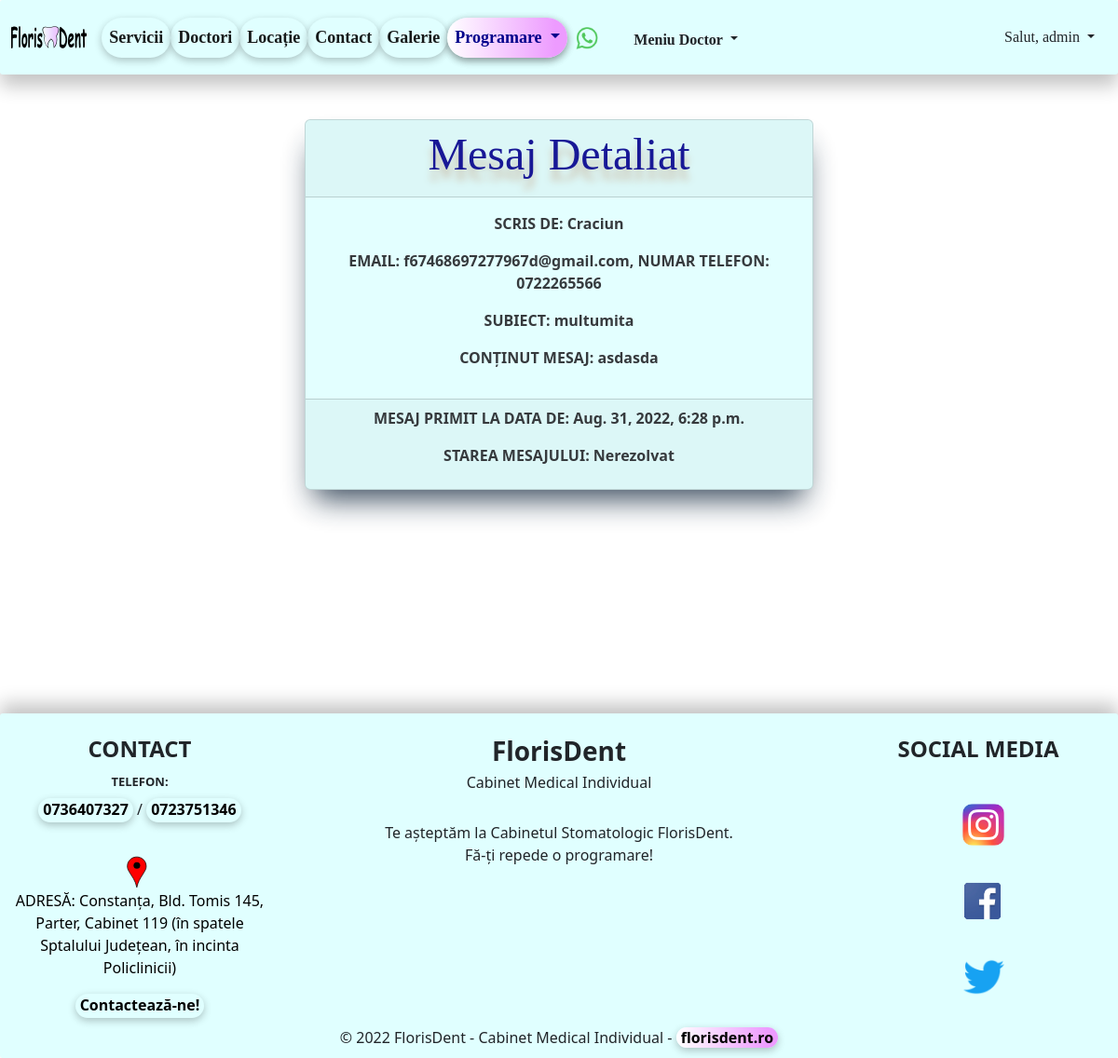
The app's page /detail_mesaj/4/ (signed in) with its own data.
### home/models.py (models this page shows, shortened)
class Mesaj(models.Model):
    nume = models.CharField(max_length=40)
    email = models.EmailField(max_length=40)
    numar_telefon = models.CharField(blank=True, max_length=20)
    subiect = models.CharField(max_length=30)
    mesaj = models.TextField(max_length=500)
    active = models.BooleanField(default=True)
    created_at = models.DateTimeField(auto_now_add=True)
    updated_at = models.DateTimeField(auto_now=True)

### home/views.py (the view)
# urls.py: path('detail_mesaj/<int:pk>/', views.MesajDetailView.as_view(), name='detail-mesaj'),
class MesajDetailView(LoginRequiredMixin, DetailView):
    template_name = 'home/detail_mesaj.html'
    model = Mesaj

### templates/home/detail_mesaj.html (shortened to what this page needs)
{% extends 'base.html' %}
{% block content %}
    <div class="container text-center">
        <div class="row">
            <div class="col-md-6 offset-md-3">
                <div class="card" style="opacity: 0.9; box-shadow: rgb(38, 57, 77) 0px 20px 30px -10px; width: auto; background-color: lightcyan">
                    <div class="card-header">
                        <h3 class="my_header text-center">Mesaj Detaliat</h3>
                    </div>
                    <div class="card-body">
                        <p style="font-weight: bold;">SCRIS DE: {{ mesaj.nume }}</p>
                        <p style="font-weight: bold;">EMAIL: {{ mesaj.email }}, NUMAR TELEFON: {{ mesaj.numar_telefon }}</p>
                        <p style="font-weight: bold;"> SUBIECT: {{ mesaj.subiect }}</p>
                        <p style="font-weight: bold;">CONȚINUT MESAJ: {{ mesaj.mesaj }}</p>
                    </div>
                    <div class="card-footer">
                        <p style="font-weight: bold;">MESAJ PRIMIT LA DATA DE: {{ mesaj.created_at }}</p>
                        <p style="font-weight: bold;">STAREA MESAJULUI: {% if mesaj.active is True %}
                        Nerezolvat
                            {% else %}
                            Rezolvat
                            {% endif %}
                        </p>
                    </div>
                </div>
                <br><br>
            </div>
        </div>
    </div>
{% endblock %}

### templates/navbar.html (shortened to what this page needs)
{% load static %}
<nav class="navbar navbar-expand-sm sticky-top" style="background-color: #e0ffff; height: 80px">
    <div class="container-fluid">
        <a id="navbar-brand" class="navbar-brand" href="{% url 'home' %}" title="Prima Pagina FlorisDent">
            <img src="{% static 'images/florisdent_logo.svg' %}"
                 style="height: 1.6rem;">
        </a>
        <br>
        <div class="collapse navbar-collapse" id="navbarSupportedContent">
            <ul class="navbar-nav me-auto mb-2 mb-lg-0">
                <li class="nav-item">
                    <a class="nav-link active" aria-current="page" href="{% url 'list-preturi' %}"
                       title="Vezi serviciile noastre!">Servicii</a>
                </li>
                <li class="nav-item">
                    <a class="nav-link active" aria-current="page" href="{% url 'list-of-doctori' %}"
                       title="Vezi doctorii nostri!">Doctori</a>
                </li>
                <li class="nav-item d-flex">
                    <a class="nav-link active" aria-current="page" href="{% url 'locatie' %}"
                       title="Vezi unde ne gasesti in Constanta">Locație
                    </a>
                </li>
                <li class="nav-item d-flex">
                    <a class="nav-link active" aria-current="page" href="{% url 'create-mesaj' %}"
                       title="Contacteaza-ne!">Contact
                    </a>
                </li>
                <li class="nav-item d-flex">
                    <a class="nav-link active" aria-current="page" href="{% url 'galerie' %}"
                       title="Vezi Galeria FlorisDent!">Galerie
                    </a>
                </li>
                <li class="nav-item dropdown">
                    <a class="nav-link dropdown-toggle" href="#" role="button" data-bs-toggle="dropdown"
                       aria-expanded="false" title="Fă o programare!" style="color: darkblue; box-shadow: rgba(0, 0, 0, 0.24) 0px 3px 8px;
                        border-radius: 25px; background: rgb(252,252,252); background: linear-gradient(90deg, rgba(255,255,255,1) 0%, rgba(237,155,255,1) 90%);">
                        Programare
                    </a>
                </li>
                <a class="navbar-brand"
                   href="https://api.whatsapp.com/send?phone=+40736407327&text=Buna ziua, as dori o programare, ma puteti ajuta?"
                   title="Contacteaza-ne prin WhatsApp">
                    <img src="{% static 'images/wapp.png' %}" style="height: 25px; padding-top: 1px">
                </a>
                {% if user.is_authenticated %}
                    <div class="dropdown">
                    <button class="btn b_doctor dropdown-toggle" type="button" data-bs-toggle="dropdown"
                            aria-expanded="false" title="Vezi Meniul Doctorului">
                        Meniu Doctor
                    </button>
                {% endif %}
                </div>
            </ul>
            {% if user.is_authenticated %}
                <div class="dropdown">
                    <button class="btn b_user dropdown-toggle" type="button" data-bs-toggle="dropdown"
                            aria-expanded="false">
                        Salut, {{ user }}
                    </button>
                </div>
            {% endif %}
        </div>
    </div>
</nav>

### static/css/main.css (style rules this page uses)
.my_header { color: #00008b; font-size: xxx-large; font-family: Inder, Verdana, Paytone One; text-shadow: 0 11px 8px #c4b59d; }
.nav-link { font-size: large; }

### templates/navbar.html (style rules this page uses)
#navbar-brand { margin-bottom: 5px; padding-bottom: 5px; }
.navbar { border-radius: 3px; box-shadow: rgba(0, 0, 0, 0.24) 0px 12px 20px; width: 100%; float: left; margin: 0 0 0 0; padding: 0; margin-bottom: 3rem; }
.nav-item { font-weight: bold; font-size: smaller; font-family: "Microsoft Sans Serif"; margin: 0; box-shadow: rgba(0, 0, 0, 0.24) 0px 3px 8px; color: black; border-radius: 23px; }
.b_user { border-radius: 25px; font-family: "Microsoft Sans Serif"; }
.b_doctor { border-radius: 25px; font-family: "Microsoft Sans Serif"; font-size: medium; margin-top: 5px; margin-left: 0; font-weight: bold; }

### records on screen
Mesaj: nume "Craciun", email "f67468697277967d@gmail.com", numar_telefon "0722265566", subiect "multumita", mesaj "asdasda", created_at "Aug. 31, 2022, 6:28 p.m."

### other values on screen
{{ user }} "admin"
